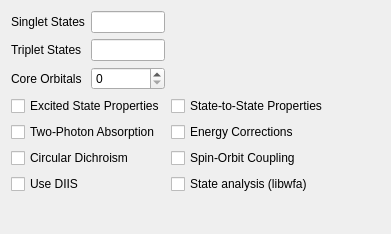
<?xml version="1.0" encoding="UTF-8"?>
<ui version="4.0">
 <class>AdcTab</class>
 <widget class="QWidget" name="AdcTab">
  <property name="geometry">
   <rect>
    <x>0</x>
    <y>0</y>
    <width>391</width>
    <height>234</height>
   </rect>
  </property>
  <property name="windowTitle">
   <string>Form</string>
  </property>
  <layout class="QVBoxLayout" name="verticalLayout">
   <item>
    <layout class="QGridLayout" name="gridLayoutADC2">
     <item row="3" column="0">
      <widget class="QCheckBox" name="adc_prop_cd">
       <property name="text">
        <string>Circular Dichroism</string>
       </property>
      </widget>
     </item>
     <item row="3" column="1">
      <widget class="QCheckBox" name="adc_prop_soc">
       <property name="text">
        <string>Spin-Orbit Coupling</string>
       </property>
      </widget>
     </item>
     <item row="2" column="1">
      <widget class="QCheckBox" name="adc_ecorr">
       <property name="text">
        <string>Energy Corrections</string>
       </property>
      </widget>
     </item>
     <item row="0" column="0">
      <layout class="QGridLayout" name="gridLayout">
       <item row="0" column="0">
        <widget class="QLabel" name="label_adc1">
         <property name="text">
          <string>Singlet States</string>
         </property>
         <property name="buddy">
          <cstring>qui_adc_states1</cstring>
         </property>
        </widget>
       </item>
       <item row="1" column="1">
        <widget class="QLineEdit" name="qui_adc_states2"/>
       </item>
       <item row="1" column="0">
        <widget class="QLabel" name="label_adc2">
         <property name="text">
          <string>Triplet States</string>
         </property>
         <property name="buddy">
          <cstring>qui_adc_states2</cstring>
         </property>
        </widget>
       </item>
       <item row="0" column="1">
        <widget class="QLineEdit" name="qui_adc_states1"/>
       </item>
       <item row="2" column="0">
        <widget class="QLabel" name="label_adc_core">
         <property name="text">
          <string>Core Orbitals</string>
         </property>
        </widget>
       </item>
       <item row="2" column="1">
        <widget class="QSpinBox" name="qui_adc_core"/>
       </item>
      </layout>
     </item>
     <item row="2" column="0">
      <widget class="QCheckBox" name="adc_prop_tpa">
       <property name="text">
        <string>Two-Photon Absorption</string>
       </property>
      </widget>
     </item>
     <item row="1" column="0">
      <widget class="QCheckBox" name="adc_prop_es">
       <property name="text">
        <string>Excited State Properties</string>
       </property>
      </widget>
     </item>
     <item row="3" column="2">
      <spacer name="horizontalSpacer">
       <property name="orientation">
        <enum>Qt::Horizontal</enum>
       </property>
       <property name="sizeHint" stdset="0">
        <size>
         <width>166</width>
         <height>18</height>
        </size>
       </property>
      </spacer>
     </item>
     <item row="1" column="1">
      <widget class="QCheckBox" name="adc_prop_es2es">
       <property name="text">
        <string>State-to-State Properties</string>
       </property>
      </widget>
     </item>
     <item row="4" column="0">
      <widget class="QCheckBox" name="adc_do_diis">
       <property name="text">
        <string>Use DIIS</string>
       </property>
      </widget>
     </item>
     <item row="4" column="1">
      <widget class="QCheckBox" name="state_analysis">
       <property name="text">
        <string>State analysis (libwfa)</string>
       </property>
      </widget>
     </item>
    </layout>
   </item>
   <item>
    <spacer name="verticalSpacer">
     <property name="orientation">
      <enum>Qt::Vertical</enum>
     </property>
     <property name="sizeHint" stdset="0">
      <size>
       <width>20</width>
       <height>21</height>
      </size>
     </property>
    </spacer>
   </item>
  </layout>
 </widget>
 <resources/>
 <connections/>
</ui>
